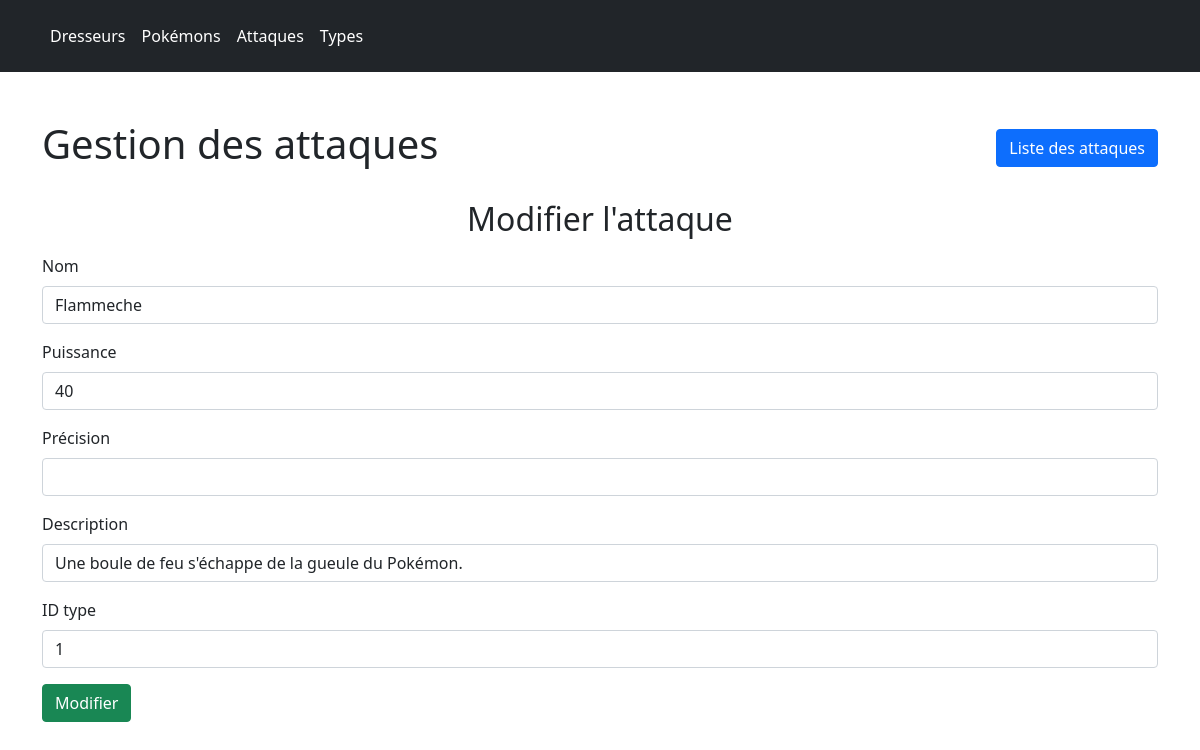
The app's page /BONUS/admin/attaques/edit.php?id=1 with its own data.
### tables this page shows
CREATE TABLE attaques(
    id INT PRIMARY KEY AUTO_INCREMENT,
    nom VARCHAR (50) NOT NULL,
    puissance INT NOT NULL,
    `precision` INT NOT NULL,
    description VARCHAR(100),
    id_type INT NOT NULL REFERENCES types(id)
);

### BONUS/src/fonctions/bdd.php (called while the page is built, shortened)
<?php
function find($bdd, String $table, Int $id) {
    $sql = "SELECT * FROM $table WHERE id = :id";
    $query = $bdd->prepare($sql);
    $query->bindValue("id", $id, PDO::PARAM_INT);
    $query->execute();
    return $query->fetchAll(PDO::FETCH_ASSOC);
}

### BONUS/admin/attaques/edit.php (the view, shortened to what this page needs)
<?php
require_once "../../src/fonctions/bdd.php";
$bdd = CONNECT_DB();
if (isset($_GET['id'])) {
    $edit_id = $_GET['id'];
    $edit_query = find($bdd, 'attaques', $edit_id);
} else {
    header('location:index.php');
};
require_once '../../views/layouts/header.php';
?>
    <div class="d-flex justify-content-between align-items-center w-100 mb-4 underline">
        <h1>Gestion des attaques</h1>
        <a href="index.php" class="btn btn-primary">Liste des attaques</a>
    </div>
    <h2 class="text-center">Modifier l'attaque</h2>
    <form action="" method="post" enctype="multipart/form-data" class="mt-3">
        <div class="mb-3">
            <label class="form-label" for="nom">Nom</label>
            <input type="text" id="nom" class="form-control" name="nom" value="<?=$edit_query[0]['nom'];?>" required>
        </div>
        <div class="mb-3">
            <label class="form-label" for="puissance">Puissance</label>
            <input type="number" id="puissance" class="form-control" name="puissance" value="<?=$edit_query[0]['puissance'];?>" required>
        </div>
        <div class="mb-3">
            <label class="form-label" for="precisions">Précision</label>
            <input type="number" id="precisions" class="form-control" name="precisions" value="<?=$edit_query[0]['precisions'];?>" required>
        </div>
        <div class="mb-3">
            <label class="form-label" for="description">Description</label>
            <input type="text" id="description" class="form-control" name="description" value="<?=$edit_query[0]['description'];?>" required>
        </div>
        <div class="mb-3">
            <label class="form-label" for="id_type">ID type</label>
            <input type="number" id="id_type" class="form-control" name="id_type" value="<?=$edit_query[0]['id_type'];?>" required>
        </div>
        <button type="submit" name="submit" class="btn btn-success">Modifier</button>
    </form>
<?php require_once '../../views/layouts/footer.php'; ?>

### records on screen
attaques: nom "Flammeche", puissance "40", description "Une boule de feu s'échappe de la gueule du Pokémon.", id_type "1"
